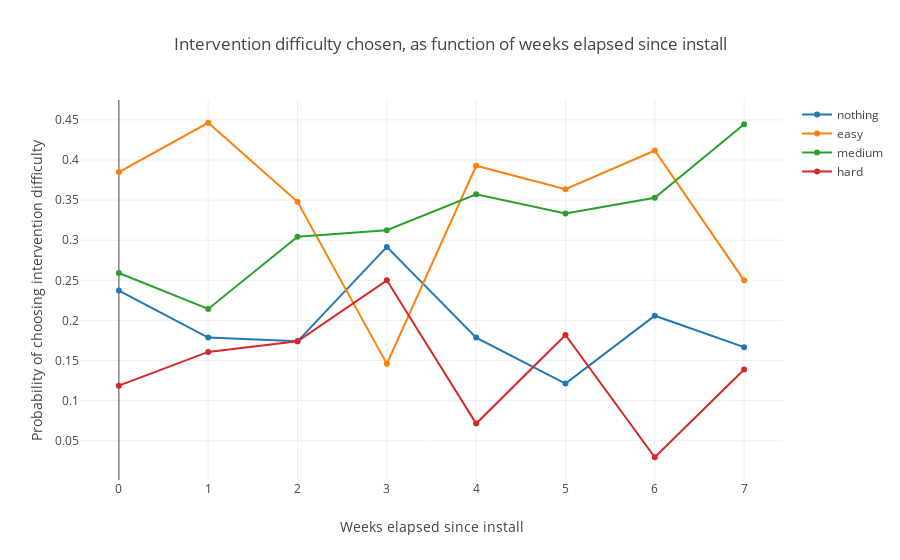

Notebook code for this chart:
### Markdown cell above
Now if we look at difficulty chosen over time, it looks stable

### Code cell
from cost_utils_libs import plot_difficulty_chosen_since_first_impression_per_week
plot_difficulty_chosen_since_first_impression_per_week()

### Figure 1 — Plotly figure (JSON) as saved in the notebook; plotly's stock layout.template omitted (floating-point values rounded to 4 significant figures)
{"data": [{"name": "nothing", "type": "scatter", "uid": "ed341f9d-3b01-4601-91b2-3a37716bb526", "x": [0, 1, 2, 3, 4, 5, 6, 7], "y": [0.2373, 0.1786, 0.1739, 0.2917, 0.1786, 0.1212, 0.2059, 0.1667]}, {"name": "easy", "type": "scatter", "uid": "e597c5a1-fe12-40a8-a53f-53a8c69b9974", "x": [0, 1, 2, 3, 4, 5, 6, 7], "y": [0.385, 0.4464, 0.3478, 0.1458, 0.3929, 0.3636, 0.4118, 0.25]}, {"name": "medium", "type": "scatter", "uid": "676062bc-b9f7-483a-af6b-512e20a5e5f4", "x": [0, 1, 2, 3, 4, 5, 6, 7], "y": [0.2591, 0.2143, 0.3043, 0.3125, 0.3571, 0.3333, 0.3529, 0.4444]}, {"name": "hard", "type": "scatter", "uid": "1cda67b5-8d77-4ffa-8314-27c621de50ac", "x": [0, 1, 2, 3, 4, 5, 6, 7], "y": [0.1186, 0.1607, 0.1739, 0.25, 0.07143, 0.1818, 0.02941, 0.1389]}], "layout": {"title": {"text": "Intervention difficulty chosen, as function of weeks elapsed since install"}, "xaxis": {"title": {"text": "Weeks elapsed since install"}}, "yaxis": {"title": {"text": "Probability of choosing intervention difficulty"}}}}
